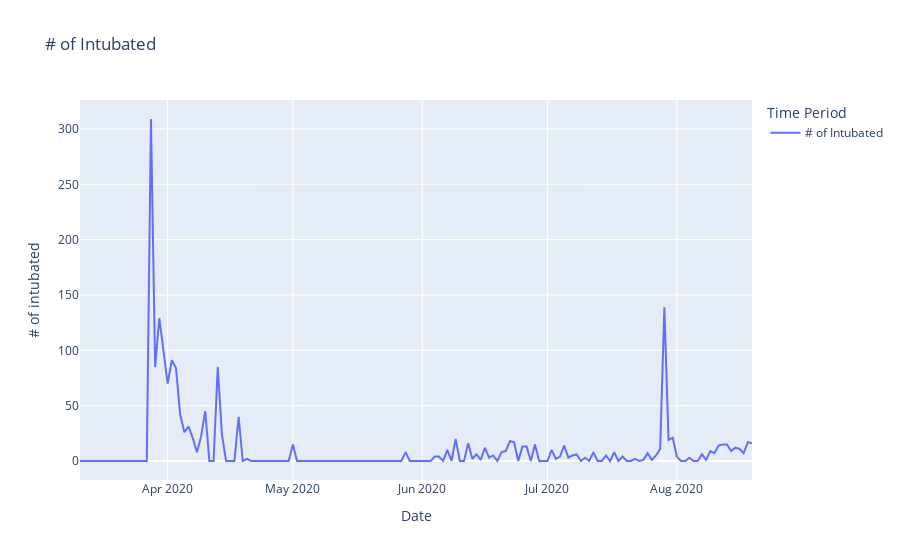

The notebook cell this image was saved under:
### Markdown cell above
Aşağıdaki grafikte ise her gün yeni oluşan entübe hasta sayısının çizgi grafiği görülmektedir. Süreç içerisinde 2 defa zirve noktayı gören (28 Mart ve 29 Temmuz) bu değer bize özellikle yaşlı ve kronik hastalığı olan toplum fertlerinin bu salgınla olan mücadelesini göstermektedir.

### Code cell
#plotting number of intubated for each day which has increase
int_num_fig = px.line(x=df.index,y=df['DailyIntubated'], color=px.Constant("# of Intubated"),
             labels=dict(x='Date', y="# of intubated", color="Time Period"),
                title = '# of Intubated')
int_num_fig.show()

### Figure 1 — Plotly figure (JSON) as saved in the notebook; plotly's stock layout.template omitted (floating-point values rounded to 4 significant figures; data arrays with more than 128 entries replaced by an {"elided": "..."} marker saying what was removed)
{"data": [{"hovertemplate": "Time Period=# of Intubated<br>Date=%{x}<br># of intubated=%{y}<extra></extra>", "legendgroup": "# of Intubated", "line": {"color": "#636efa", "dash": "solid"}, "mode": "lines", "name": "# of Intubated", "orientation": "v", "showlegend": true, "type": "scatter", "x": {"elided": "162 str values"}, "xaxis": "x", "y": {"elided": "162 int values"}, "yaxis": "y"}], "layout": {"legend": {"title": {"text": "Time Period"}, "tracegroupgap": 0}, "title": {"text": "# of Intubated"}, "xaxis": {"anchor": "y", "domain": [0, 1], "title": {"text": "Date"}}, "yaxis": {"anchor": "x", "domain": [0, 1], "title": {"text": "# of intubated"}}}}
